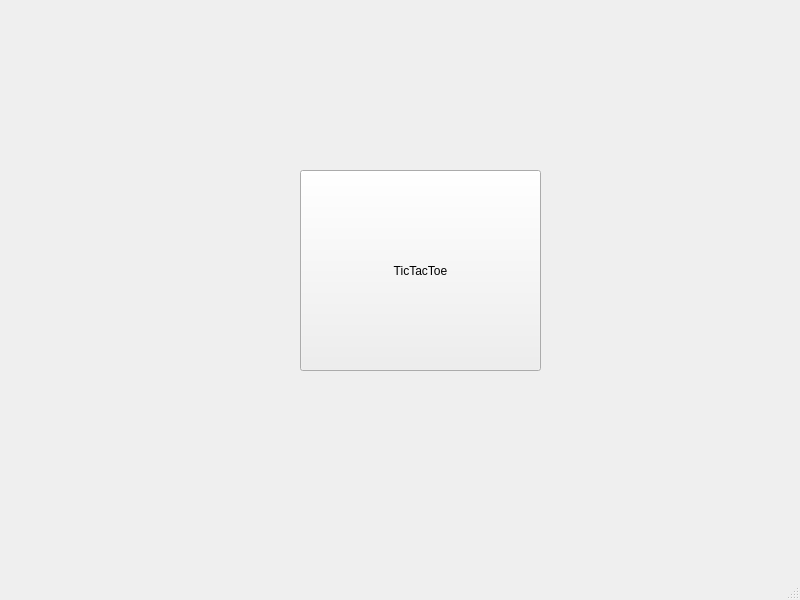
<?xml version="1.0" encoding="UTF-8"?>
<ui version="4.0">
 <class>MainWindow</class>
 <widget class="QMainWindow" name="MainWindow">
  <property name="geometry">
   <rect>
    <x>0</x>
    <y>0</y>
    <width>800</width>
    <height>600</height>
   </rect>
  </property>
  <property name="windowTitle">
   <string>MainWindow</string>
  </property>
  <widget class="QWidget" name="centralwidget">
   <widget class="QPushButton" name="pushButton">
    <property name="geometry">
     <rect>
      <x>300</x>
      <y>170</y>
      <width>241</width>
      <height>201</height>
     </rect>
    </property>
    <property name="text">
     <string>TicTacToe</string>
    </property>
   </widget>
  </widget>
  <widget class="QMenuBar" name="menubar">
   <property name="geometry">
    <rect>
     <x>0</x>
     <y>0</y>
     <width>800</width>
     <height>20</height>
    </rect>
   </property>
  </widget>
  <widget class="QStatusBar" name="statusbar"/>
 </widget>
 <resources/>
 <connections/>
</ui>
